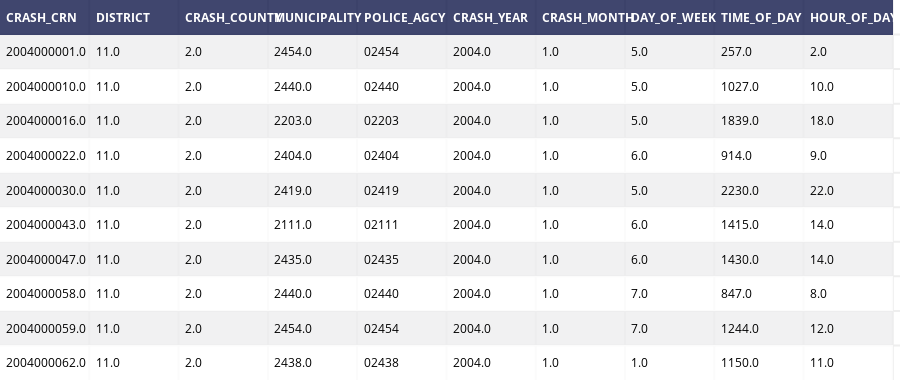

The notebook cell this image was saved under:
### Markdown cell above
For the following example, I will use raw dataframe directly. 

You can also upload a Dataframe as well as convert it to raw data as a grid:

### Code cell
table = ff.create_table(crashes.iloc[:,0:10].iloc[:10])
offline.iplot(table)

### Figure 1 — Plotly figure (JSON) as saved in the notebook; plotly's stock layout.template omitted (floating-point values rounded to 4 significant figures)
{"data": [{"colorscale": [[0, "#00083e"], [0.5, "#ededee"], [1, "#ffffff"]], "hoverinfo": "none", "opacity": 0.75, "showscale": false, "type": "heatmap", "z": [[0, 0, 0, 0, 0, 0, 0, 0, 0, 0], [0.5, 0.5, 0.5, 0.5, 0.5, 0.5, 0.5, 0.5, 0.5, 0.5], [1, 1, 1, 1, 1, 1, 1, 1, 1, 1], [0.5, 0.5, 0.5, 0.5, 0.5, 0.5, 0.5, 0.5, 0.5, 0.5], [1, 1, 1, 1, 1, 1, 1, 1, 1, 1], [0.5, 0.5, 0.5, 0.5, 0.5, 0.5, 0.5, 0.5, 0.5, 0.5], [1, 1, 1, 1, 1, 1, 1, 1, 1, 1], [0.5, 0.5, 0.5, 0.5, 0.5, 0.5, 0.5, 0.5, 0.5, 0.5], [1, 1, 1, 1, 1, 1, 1, 1, 1, 1], [0.5, 0.5, 0.5, 0.5, 0.5, 0.5, 0.5, 0.5, 0.5, 0.5], [1, 1, 1, 1, 1, 1, 1, 1, 1, 1]]}], "layout": {"annotations": [{"align": "left", "font": {"color": "#ffffff"}, "showarrow": false, "text": "<b>CRASH_CRN</b>", "x": -0.45, "xanchor": "left", "xref": "x1", "y": 0, "yref": "y1"}, {"align": "left", "font": {"color": "#ffffff"}, "showarrow": false, "text": "<b>DISTRICT</b>", "x": 0.55, "xanchor": "left", "xref": "x1", "y": 0, "yref": "y1"}, {"align": "left", "font": {"color": "#ffffff"}, "showarrow": false, "text": "<b>CRASH_COUNTY</b>", "x": 1.55, "xanchor": "left", "xref": "x1", "y": 0, "yref": "y1"}, {"align": "left", "font": {"color": "#ffffff"}, "showarrow": false, "text": "<b>MUNICIPALITY</b>", "x": 2.55, "xanchor": "left", "xref": "x1", "y": 0, "yref": "y1"}, {"align": "left", "font": {"color": "#ffffff"}, "showarrow": false, "text": "<b>POLICE_AGCY</b>", "x": 3.55, "xanchor": "left", "xref": "x1", "y": 0, "yref": "y1"}, {"align": "left", "font": {"color": "#ffffff"}, "showarrow": false, "text": "<b>CRASH_YEAR</b>", "x": 4.55, "xanchor": "left", "xref": "x1", "y": 0, "yref": "y1"}, {"align": "left", "font": {"color": "#ffffff"}, "showarrow": false, "text": "<b>CRASH_MONTH</b>", "x": 5.55, "xanchor": "left", "xref": "x1", "y": 0, "yref": "y1"}, {"align": "left", "font": {"color": "#ffffff"}, "showarrow": false, "text": "<b>DAY_OF_WEEK</b>", "x": 6.55, "xanchor": "left", "xref": "x1", "y": 0, "yref": "y1"}, {"align": "left", "font": {"color": "#ffffff"}, "showarrow": false, "text": "<b>TIME_OF_DAY</b>", "x": 7.55, "xanchor": "left", "xref": "x1", "y": 0, "yref": "y1"}, {"align": "left", "font": {"color": "#ffffff"}, "showarrow": false, "text": "<b>HOUR_OF_DAY</b>", "x": 8.55, "xanchor": "left", "xref": "x1", "y": 0, "yref": "y1"}, {"align": "left", "font": {"color": "#000000"}, "showarrow": false, "text": "2004000001.0", "x": -0.45, "xanchor": "left", "xref": "x1", "y": 1, "yref": "y1"}, {"align": "left", "font": {"color": "#000000"}, "showarrow": false, "text": "11.0", "x": 0.55, "xanchor": "left", "xref": "x1", "y": 1, "yref": "y1"}, {"align": "left", "font": {"color": "#000000"}, "showarrow": false, "text": "2.0", "x": 1.55, "xanchor": "left", "xref": "x1", "y": 1, "yref": "y1"}, {"align": "left", "font": {"color": "#000000"}, "showarrow": false, "text": "2454.0", "x": 2.55, "xanchor": "left", "xref": "x1", "y": 1, "yref": "y1"}, {"align": "left", "font": {"color": "#000000"}, "showarrow": false, "text": "02454", "x": 3.55, "xanchor": "left", "xref": "x1", "y": 1, "yref": "y1"}, {"align": "left", "font": {"color": "#000000"}, "showarrow": false, "text": "2004.0", "x": 4.55, "xanchor": "left", "xref": "x1", "y": 1, "yref": "y1"}, {"align": "left", "font": {"color": "#000000"}, "showarrow": false, "text": "1.0", "x": 5.55, "xanchor": "left", "xref": "x1", "y": 1, "yref": "y1"}, {"align": "left", "font": {"color": "#000000"}, "showarrow": false, "text": "5.0", "x": 6.55, "xanchor": "left", "xref": "x1", "y": 1, "yref": "y1"}, {"align": "left", "font": {"color": "#000000"}, "showarrow": false, "text": "257.0", "x": 7.55, "xanchor": "left", "xref": "x1", "y": 1, "yref": "y1"}, {"align": "left", "font": {"color": "#000000"}, "showarrow": false, "text": "2.0", "x": 8.55, "xanchor": "left", "xref": "x1", "y": 1, "yref": "y1"}, {"align": "left", "font": {"color": "#000000"}, "showarrow": false, "text": "2004000010.0", "x": -0.45, "xanchor": "left", "xref": "x1", "y": 2, "yref": "y1"}, {"align": "left", "font": {"color": "#000000"}, "showarrow": false, "text": "11.0", "x": 0.55, "xanchor": "left", "xref": "x1", "y": 2, "yref": "y1"}, {"align": "left", "font": {"color": "#000000"}, "showarrow": false, "text": "2.0", "x": 1.55, "xanchor": "left", "xref": "x1", "y": 2, "yref": "y1"}, {"align": "left", "font": {"color": "#000000"}, "showarrow": false, "text": "2440.0", "x": 2.55, "xanchor": "left", "xref": "x1", "y": 2, "yref": "y1"}, {"align": "left", "font": {"color": "#000000"}, "showarrow": false, "text": "02440", "x": 3.55, "xanchor": "left", "xref": "x1", "y": 2, "yref": "y1"}, {"align": "left", "font": {"color": "#000000"}, "showarrow": false, "text": "2004.0", "x": 4.55, "xanchor": "left", "xref": "x1", "y": 2, "yref": "y1"}, {"align": "left", "font": {"color": "#000000"}, "showarrow": false, "text": "1.0", "x": 5.55, "xanchor": "left", "xref": "x1", "y": 2, "yref": "y1"}, {"align": "left", "font": {"color": "#000000"}, "showarrow": false, "text": "5.0", "x": 6.55, "xanchor": "left", "xref": "x1", "y": 2, "yref": "y1"}, {"align": "left", "font": {"color": "#000000"}, "showarrow": false, "text": "1027.0", "x": 7.55, "xanchor": "left", "xref": "x1", "y": 2, "yref": "y1"}, {"align": "left", "font": {"color": "#000000"}, "showarrow": false, "text": "10.0", "x": 8.55, "xanchor": "left", "xref": "x1", "y": 2, "yref": "y1"}, {"align": "left", "font": {"color": "#000000"}, "showarrow": false, "text": "2004000016.0", "x": -0.45, "xanchor": "left", "xref": "x1", "y": 3, "yref": "y1"}, {"align": "left", "font": {"color": "#000000"}, "showarrow": false, "text": "11.0", "x": 0.55, "xanchor": "left", "xref": "x1", "y": 3, "yref": "y1"}, {"align": "left", "font": {"color": "#000000"}, "showarrow": false, "text": "2.0", "x": 1.55, "xanchor": "left", "xref": "x1", "y": 3, "yref": "y1"}, {"align": "left", "font": {"color": "#000000"}, "showarrow": false, "text": "2203.0", "x": 2.55, "xanchor": "left", "xref": "x1", "y": 3, "yref": "y1"}, {"align": "left", "font": {"color": "#000000"}, "showarrow": false, "text": "02203", "x": 3.55, "xanchor": "left", "xref": "x1", "y": 3, "yref": "y1"}, {"align": "left", "font": {"color": "#000000"}, "showarrow": false, "text": "2004.0", "x": 4.55, "xanchor": "left", "xref": "x1", "y": 3, "yref": "y1"}, {"align": "left", "font": {"color": "#000000"}, "showarrow": false, "text": "1.0", "x": 5.55, "xanchor": "left", "xref": "x1", "y": 3, "yref": "y1"}, {"align": "left", "font": {"color": "#000000"}, "showarrow": false, "text": "5.0", "x": 6.55, "xanchor": "left", "xref": "x1", "y": 3, "yref": "y1"}, {"align": "left", "font": {"color": "#000000"}, "showarrow": false, "text": "1839.0", "x": 7.55, "xanchor": "left", "xref": "x1", "y": 3, "yref": "y1"}, {"align": "left", "font": {"color": "#000000"}, "showarrow": false, "text": "18.0", "x": 8.55, "xanchor": "left", "xref": "x1", "y": 3, "yref": "y1"}, {"align": "left", "font": {"color": "#000000"}, "showarrow": false, "text": "2004000022.0", "x": -0.45, "xanchor": "left", "xref": "x1", "y": 4, "yref": "y1"}, {"align": "left", "font": {"color": "#000000"}, "showarrow": false, "text": "11.0", "x": 0.55, "xanchor": "left", "xref": "x1", "y": 4, "yref": "y1"}, {"align": "left", "font": {"color": "#000000"}, "showarrow": false, "text": "2.0", "x": 1.55, "xanchor": "left", "xref": "x1", "y": 4, "yref": "y1"}, {"align": "left", "font": {"color": "#000000"}, "showarrow": false, "text": "2404.0", "x": 2.55, "xanchor": "left", "xref": "x1", "y": 4, "yref": "y1"}, {"align": "left", "font": {"color": "#000000"}, "showarrow": false, "text": "02404", "x": 3.55, "xanchor": "left", "xref": "x1", "y": 4, "yref": "y1"}, {"align": "left", "font": {"color": "#000000"}, "showarrow": false, "text": "2004.0", "x": 4.55, "xanchor": "left", "xref": "x1", "y": 4, "yref": "y1"}, {"align": "left", "font": {"color": "#000000"}, "showarrow": false, "text": "1.0", "x": 5.55, "xanchor": "left", "xref": "x1", "y": 4, "yref": "y1"}, {"align": "left", "font": {"color": "#000000"}, "showarrow": false, "text": "6.0", "x": 6.55, "xanchor": "left", "xref": "x1", "y": 4, "yref": "y1"}, {"align": "left", "font": {"color": "#000000"}, "showarrow": false, "text": "914.0", "x": 7.55, "xanchor": "left", "xref": "x1", "y": 4, "yref": "y1"}, {"align": "left", "font": {"color": "#000000"}, "showarrow": false, "text": "9.0", "x": 8.55, "xanchor": "left", "xref": "x1", "y": 4, "yref": "y1"}, {"align": "left", "font": {"color": "#000000"}, "showarrow": false, "text": "2004000030.0", "x": -0.45, "xanchor": "left", "xref": "x1", "y": 5, "yref": "y1"}, {"align": "left", "font": {"color": "#000000"}, "showarrow": false, "text": "11.0", "x": 0.55, "xanchor": "left", "xref": "x1", "y": 5, "yref": "y1"}, {"align": "left", "font": {"color": "#000000"}, "showarrow": false, "text": "2.0", "x": 1.55, "xanchor": "left", "xref": "x1", "y": 5, "yref": "y1"}, {"align": "left", "font": {"color": "#000000"}, "showarrow": false, "text": "2419.0", "x": 2.55, "xanchor": "left", "xref": "x1", "y": 5, "yref": "y1"}, {"align": "left", "font": {"color": "#000000"}, "showarrow": false, "text": "02419", "x": 3.55, "xanchor": "left", "xref": "x1", "y": 5, "yref": "y1"}, {"align": "left", "font": {"color": "#000000"}, "showarrow": false, "text": "2004.0", "x": 4.55, "xanchor": "left", "xref": "x1", "y": 5, "yref": "y1"}, {"align": "left", "font": {"color": "#000000"}, "showarrow": false, "text": "1.0", "x": 5.55, "xanchor": "left", "xref": "x1", "y": 5, "yref": "y1"}, {"align": "left", "font": {"color": "#000000"}, "showarrow": false, "text": "5.0", "x": 6.55, "xanchor": "left", "xref": "x1", "y": 5, "yref": "y1"}, {"align": "left", "font": {"color": "#000000"}, "showarrow": false, "text": "2230.0", "x": 7.55, "xanchor": "left", "xref": "x1", "y": 5, "yref": "y1"}, {"align": "left", "font": {"color": "#000000"}, "showarrow": false, "text": "22.0", "x": 8.55, "xanchor": "left", "xref": "x1", "y": 5, "yref": "y1"}, {"align": "left", "font": {"color": "#000000"}, "showarrow": false, "text": "2004000043.0", "x": -0.45, "xanchor": "left", "xref": "x1", "y": 6, "yref": "y1"}, {"align": "left", "font": {"color": "#000000"}, "showarrow": false, "text": "11.0", "x": 0.55, "xanchor": "left", "xref": "x1", "y": 6, "yref": "y1"}, {"align": "left", "font": {"color": "#000000"}, "showarrow": false, "text": "2.0", "x": 1.55, "xanchor": "left", "xref": "x1", "y": 6, "yref": "y1"}, {"align": "left", "font": {"color": "#000000"}, "showarrow": false, "text": "2111.0", "x": 2.55, "xanchor": "left", "xref": "x1", "y": 6, "yref": "y1"}, {"align": "left", "font": {"color": "#000000"}, "showarrow": false, "text": "02111", "x": 3.55, "xanchor": "left", "xref": "x1", "y": 6, "yref": "y1"}, {"align": "left", "font": {"color": "#000000"}, "showarrow": false, "text": "2004.0", "x": 4.55, "xanchor": "left", "xref": "x1", "y": 6, "yref": "y1"}, {"align": "left", "font": {"color": "#000000"}, "showarrow": false, "text": "1.0", "x": 5.55, "xanchor": "left", "xref": "x1", "y": 6, "yref": "y1"}, {"align": "left", "font": {"color": "#000000"}, "showarrow": false, "text": "6.0", "x": 6.55, "xanchor": "left", "xref": "x1", "y": 6, "yref": "y1"}, {"align": "left", "font": {"color": "#000000"}, "showarrow": false, "text": "1415.0", "x": 7.55, "xanchor": "left", "xref": "x1", "y": 6, "yref": "y1"}, {"align": "left", "font": {"color": "#000000"}, "showarrow": false, "text": "14.0", "x": 8.55, "xanchor": "left", "xref": "x1", "y": 6, "yref": "y1"}, {"align": "left", "font": {"color": "#000000"}, "showarrow": false, "text": "2004000047.0", "x": -0.45, "xanchor": "left", "xref": "x1", "y": 7, "yref": "y1"}, {"align": "left", "font": {"color": "#000000"}, "showarrow": false, "text": "11.0", "x": 0.55, "xanchor": "left", "xref": "x1", "y": 7, "yref": "y1"}, {"align": "left", "font": {"color": "#000000"}, "showarrow": false, "text": "2.0", "x": 1.55, "xanchor": "left", "xref": "x1", "y": 7, "yref": "y1"}, {"align": "left", "font": {"color": "#000000"}, "showarrow": false, "text": "2435.0", "x": 2.55, "xanchor": "left", "xref": "x1", "y": 7, "yref": "y1"}, {"align": "left", "font": {"color": "#000000"}, "showarrow": false, "text": "02435", "x": 3.55, "xanchor": "left", "xref": "x1", "y": 7, "yref": "y1"}, {"align": "left", "font": {"color": "#000000"}, "showarrow": false, "text": "2004.0", "x": 4.55, "xanchor": "left", "xref": "x1", "y": 7, "yref": "y1"}, {"align": "left", "font": {"color": "#000000"}, "showarrow": false, "text": "1.0", "x": 5.55, "xanchor": "left", "xref": "x1", "y": 7, "yref": "y1"}, {"align": "left", "font": {"color": "#000000"}, "showarrow": false, "text": "6.0", "x": 6.55, "xanchor": "left", "xref": "x1", "y": 7, "yref": "y1"}, {"align": "left", "font": {"color": "#000000"}, "showarrow": false, "text": "1430.0", "x": 7.55, "xanchor": "left", "xref": "x1", "y": 7, "yref": "y1"}, {"align": "left", "font": {"color": "#000000"}, "showarrow": false, "text": "14.0", "x": 8.55, "xanchor": "left", "xref": "x1", "y": 7, "yref": "y1"}, {"align": "left", "font": {"color": "#000000"}, "showarrow": false, "text": "2004000058.0", "x": -0.45, "xanchor": "left", "xref": "x1", "y": 8, "yref": "y1"}, {"align": "left", "font": {"color": "#000000"}, "showarrow": false, "text": "11.0", "x": 0.55, "xanchor": "left", "xref": "x1", "y": 8, "yref": "y1"}, {"align": "left", "font": {"color": "#000000"}, "showarrow": false, "text": "2.0", "x": 1.55, "xanchor": "left", "xref": "x1", "y": 8, "yref": "y1"}, {"align": "left", "font": {"color": "#000000"}, "showarrow": false, "text": "2440.0", "x": 2.55, "xanchor": "left", "xref": "x1", "y": 8, "yref": "y1"}, {"align": "left", "font": {"color": "#000000"}, "showarrow": false, "text": "02440", "x": 3.55, "xanchor": "left", "xref": "x1", "y": 8, "yref": "y1"}, {"align": "left", "font": {"color": "#000000"}, "showarrow": false, "text": "2004.0", "x": 4.55, "xanchor": "left", "xref": "x1", "y": 8, "yref": "y1"}, {"align": "left", "font": {"color": "#000000"}, "showarrow": false, "text": "1.0", "x": 5.55, "xanchor": "left", "xref": "x1", "y": 8, "yref": "y1"}, {"align": "left", "font": {"color": "#000000"}, "showarrow": false, "text": "7.0", "x": 6.55, "xanchor": "left", "xref": "x1", "y": 8, "yref": "y1"}, {"align": "left", "font": {"color": "#000000"}, "showarrow": false, "text": "847.0", "x": 7.55, "xanchor": "left", "xref": "x1", "y": 8, "yref": "y1"}, {"align": "left", "font": {"color": "#000000"}, "showarrow": false, "text": "8.0", "x": 8.55, "xanchor": "left", "xref": "x1", "y": 8, "yref": "y1"}, {"align": "left", "font": {"color": "#000000"}, "showarrow": false, "text": "2004000059.0", "x": -0.45, "xanchor": "left", "xref": "x1", "y": 9, "yref": "y1"}, {"align": "left", "font": {"color": "#000000"}, "showarrow": false, "text": "11.0", "x": 0.55, "xanchor": "left", "xref": "x1", "y": 9, "yref": "y1"}, {"align": "left", "font": {"color": "#000000"}, "showarrow": false, "text": "2.0", "x": 1.55, "xanchor": "left", "xref": "x1", "y": 9, "yref": "y1"}, {"align": "left", "font": {"color": "#000000"}, "showarrow": false, "text": "2454.0", "x": 2.55, "xanchor": "left", "xref": "x1", "y": 9, "yref": "y1"}, {"align": "left", "font": {"color": "#000000"}, "showarrow": false, "text": "02454", "x": 3.55, "xanchor": "left", "xref": "x1", "y": 9, "yref": "y1"}, {"align": "left", "font": {"color": "#000000"}, "showarrow": false, "text": "2004.0", "x": 4.55, "xanchor": "left", "xref": "x1", "y": 9, "yref": "y1"}, {"align": "left", "font": {"color": "#000000"}, "showarrow": false, "text": "1.0", "x": 5.55, "xanchor": "left", "xref": "x1", "y": 9, "yref": "y1"}, {"align": "left", "font": {"color": "#000000"}, "showarrow": false, "text": "7.0", "x": 6.55, "xanchor": "left", "xref": "x1", "y": 9, "yref": "y1"}, {"align": "left", "font": {"color": "#000000"}, "showarrow": false, "text": "1244.0", "x": 7.55, "xanchor": "left", "xref": "x1", "y": 9, "yref": "y1"}, {"align": "left", "font": {"color": "#000000"}, "showarrow": false, "text": "12.0", "x": 8.55, "xanchor": "left", "xref": "x1", "y": 9, "yref": "y1"}, {"align": "left", "font": {"color": "#000000"}, "showarrow": false, "text": "2004000062.0", "x": -0.45, "xanchor": "left", "xref": "x1", "y": 10, "yref": "y1"}, {"align": "left", "font": {"color": "#000000"}, "showarrow": false, "text": "11.0", "x": 0.55, "xanchor": "left", "xref": "x1", "y": 10, "yref": "y1"}, {"align": "left", "font": {"color": "#000000"}, "showarrow": false, "text": "2.0", "x": 1.55, "xanchor": "left", "xref": "x1", "y": 10, "yref": "y1"}, {"align": "left", "font": {"color": "#000000"}, "showarrow": false, "text": "2438.0", "x": 2.55, "xanchor": "left", "xref": "x1", "y": 10, "yref": "y1"}, {"align": "left", "font": {"color": "#000000"}, "showarrow": false, "text": "02438", "x": 3.55, "xanchor": "left", "xref": "x1", "y": 10, "yref": "y1"}, {"align": "left", "font": {"color": "#000000"}, "showarrow": false, "text": "2004.0", "x": 4.55, "xanchor": "left", "xref": "x1", "y": 10, "yref": "y1"}, {"align": "left", "font": {"color": "#000000"}, "showarrow": false, "text": "1.0", "x": 5.55, "xanchor": "left", "xref": "x1", "y": 10, "yref": "y1"}, {"align": "left", "font": {"color": "#000000"}, "showarrow": false, "text": "1.0", "x": 6.55, "xanchor": "left", "xref": "x1", "y": 10, "yref": "y1"}, {"align": "left", "font": {"color": "#000000"}, "showarrow": false, "text": "1150.0", "x": 7.55, "xanchor": "left", "xref": "x1", "y": 10, "yref": "y1"}, {"align": "left", "font": {"color": "#000000"}, "showarrow": false, "text": "11.0", "x": 8.55, "xanchor": "left", "xref": "x1", "y": 10, "yref": "y1"}], "height": 380, "margin": {"b": 0, "l": 0, "r": 0, "t": 0}, "xaxis": {"dtick": 1, "gridwidth": 2, "showticklabels": false, "tick0": -0.5, "ticks": "", "zeroline": false}, "yaxis": {"autorange": "reversed", "dtick": 1, "gridwidth": 2, "showticklabels": false, "tick0": 0.5, "ticks": "", "zeroline": false}}}
